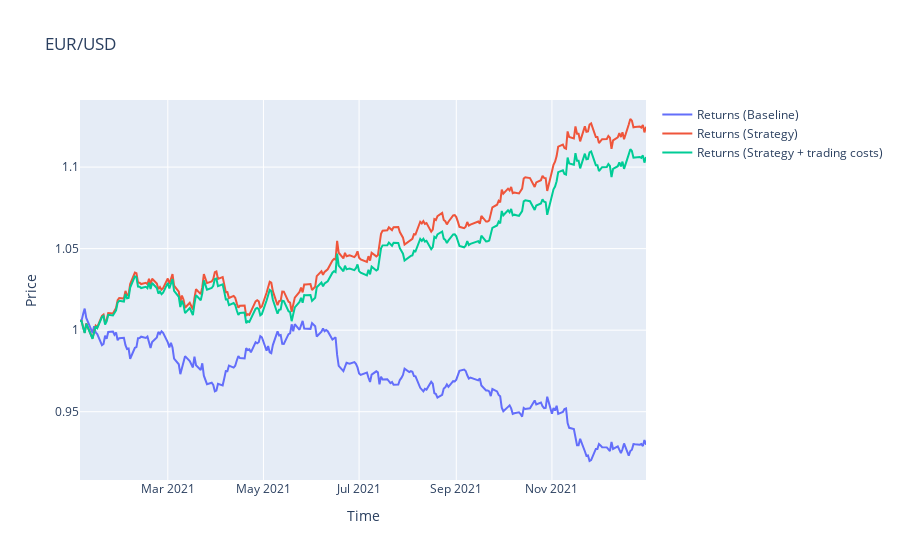

Write notebook code for a chart like this one.
### Code cell
fig = go.Figure()

fig.add_trace(go.Scatter(x=data.index, y=data.creturns, name='Returns (Baseline)'))
fig.add_trace(go.Scatter(x=data.index, y=data.cstrategy, name='Returns (Strategy)'))
fig.add_trace(go.Scatter(x=data.index, y=data.cstrategy_net, name='Returns (Strategy + trading costs)'))

fig.update_layout(title='EUR/USD', xaxis_title='Time', yaxis_title='Price')

fig.show()

### Figure 1 — Plotly figure (JSON) as saved in the notebook; plotly's stock layout.template omitted (floating-point values rounded to 4 significant figures; data arrays with more than 128 entries replaced by an {"elided": "..."} marker saying what was removed)
{"data": [{"name": "Returns (Baseline)", "type": "scatter", "x": {"elided": "260 str values"}, "y": {"elided": "260 float values"}}, {"name": "Returns (Strategy)", "type": "scatter", "x": {"elided": "260 str values"}, "y": {"elided": "260 float values"}}, {"name": "Returns (Strategy + trading costs)", "type": "scatter", "x": {"elided": "260 str values"}, "y": {"elided": "260 float values"}}], "layout": {"title": {"text": "EUR/USD"}, "xaxis": {"title": {"text": "Time"}}, "yaxis": {"title": {"text": "Price"}}}}
